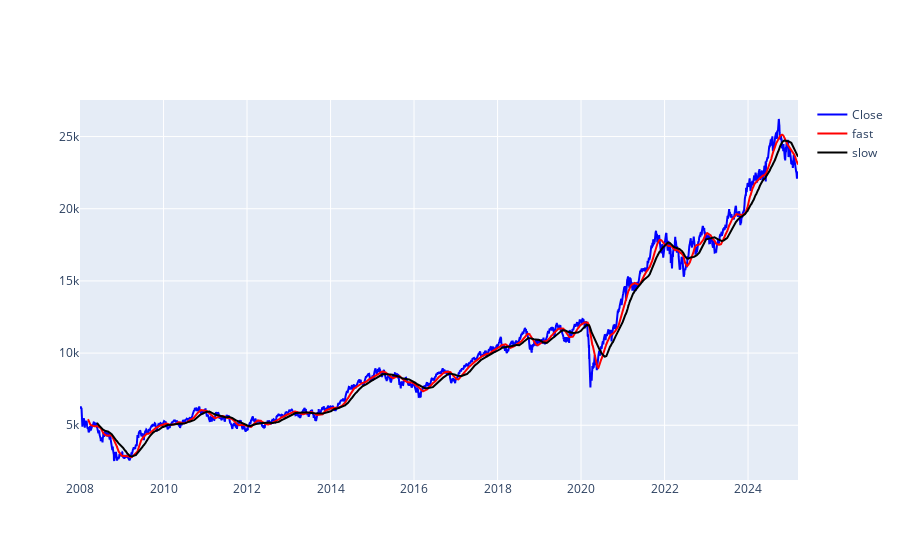

The cell this chart's notebook holds for it:
### Code cell
import plotly.graph_objects as go
fig = go.Figure()
fig.add_trace(go.Scatter(x=data.index, y=data['Close'], name='Close', line=dict(color='blue')))
fig.add_trace(go.Scatter(x=data.index, y=data['sma_1'], name='fast', line=dict(color='red')))
fig.add_trace(go.Scatter(x=data.index, y=data['sma_2'], name='slow', line=dict(color='black')))

### Figure 1 — Plotly figure (JSON) as saved in the notebook; plotly's stock layout.template omitted (floating-point values rounded to 4 significant figures; data arrays with more than 128 entries replaced by an {"elided": "..."} marker saying what was removed)
{"data": [{"line": {"color": "blue"}, "name": "Close", "type": "scatter", "x": {"elided": "4217 str values"}, "y": {"elided": "4217 float values"}}, {"line": {"color": "red"}, "name": "fast", "type": "scatter", "x": {"elided": "4217 str values"}, "y": {"elided": "4217 float values"}}, {"line": {"color": "black"}, "name": "slow", "type": "scatter", "x": {"elided": "4217 str values"}, "y": {"elided": "4217 float values"}}], "layout": {}}
